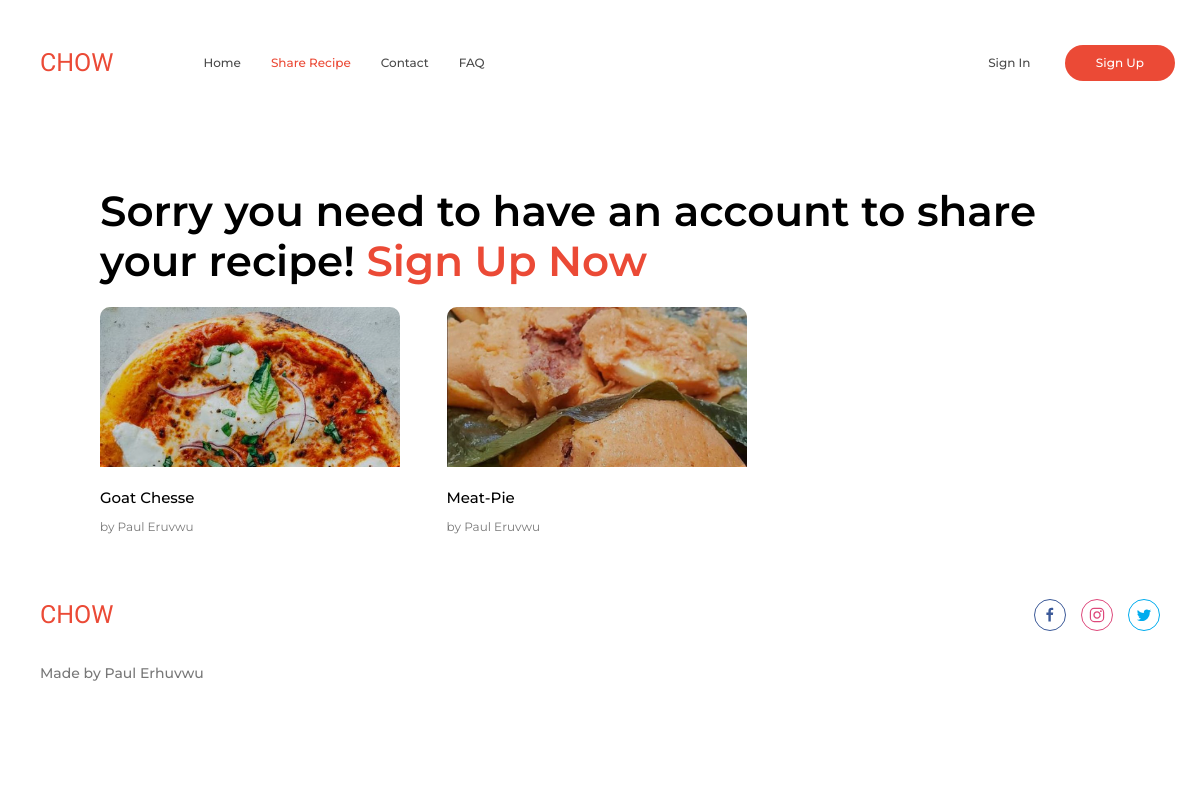
Screenshot of /recipe/share/ with the database file from the repository.
### recipe/models.py (models this page shows, shortened)
class Recipe(models.Model):
    name = models.CharField(max_length=100)
    image = models.ImageField(upload_to='recipe/recipes/')
    description = models.TextField()
    tags = models.CharField(max_length=100)
    author = models.ForeignKey(User, on_delete=models.CASCADE)  # Add author field

### recipe/views.py (the view)
# urls.py: path('share/', share, name='share'),
@csrf_exempt
def share(request):
    if request.method == 'POST':
        name = request.POST.get('recipeName')
        description = request.POST.get('recipeDescription')
        tags = request.POST.getlist('recipeTags')
        image = request.FILES.get('profilePicture')
        recipe = Recipe.objects.create(
            name=name,
            description=description,
            tags=', '.join(tags),
            image=image,
            author=request.user
        )
        step_descriptions = [request.POST[key] for key in request.POST.keys() if key.startswith('recipeProcedure')]
        for order, description in enumerate(step_descriptions, start=1):
            Step.objects.create(recipe=recipe, description=description, order=order)
        ingredient_names = [request.POST[key] for key in request.POST.keys() if key.startswith('recipeIngredient')]
        for order, name in enumerate(ingredient_names, start=1):
            Ingredient.objects.create(recipe=recipe, name=name, order=order)
        return redirect('home')
    else:
        recipes = Recipe.objects.all()
        return render(request, 'recipe/share.html', {'recipes': recipes})

### recipe/templates/recipe/share.html (shortened to what this page needs)
{% load static %}
<!DOCTYPE html>
<html lang="en">
    <head>
        <link rel="stylesheet" href="{% static 'css/main.css' %}" />
      </head>
<body>
    <nav class="uk-navbar-container uk-letter-spacing-small">
        <div class="uk-container">
          <div class="uk-position-z-index" data-uk-navbar>
            <div class="uk-navbar-left">
              <a class="uk-navbar-item uk-logo" href="#">CHOW</a>
              <ul class="uk-navbar-nav uk-visible@m uk-margin-large-left">
                <li ><a href="{% url 'home' %}">Home</a></li>
                <li class="uk-active"><a href="{% url 'share' %}">Share Recipe</a></li>
                <li ><a href="{% url 'contact' %}">Contact</a></li>
                <li ><a href="{% url 'faq' %}">FAQ</a></li>
              </ul>
            </div>
            <div class="uk-navbar-right">
              <div class="profile-picture">
                {% if user.is_authenticated %}
                    <div class="uk-width-auto uk-first-column">
                      <a href="{% url 'manage' %}" data-uk-tooltip="title: Personal Details"><svg xmlns="http://www.w3.org/2000/svg"  viewBox="0 0 448 512" height="25px" width="30px" fill="#eb4a36"><path d="M304 128a80 80 0 1 0 -160 0 80 80 0 1 0 160 0zM96 128a128 128 0 1 1 256 0A128 128 0 1 1 96 128zM49.3 464H398.7c-8.9-63.3-63.3-112-129-112H178.3c-65.7 0-120.1 48.7-129 112zM0 482.3C0 383.8 79.8 304 178.3 304h91.4C368.2 304 448 383.8 448 482.3c0 16.4-13.3 29.7-29.7 29.7H29.7C13.3 512 0 498.7 0 482.3z"/></svg>
                      </a>                  </div>
                    <div class="uk-margin-left">
                        <a class="uk-text-small uk-text-primary" href="{% url 'logout' %}">Logout</a>
                    </div>
                {% else %}
                    <div class="uk-margin-left" style="margin-left: 0px !important;">
                        <a class="uk-button" href="{% url 'signin' %}">Sign In</a>
                        <a class="uk-button uk-button-primary" href="{% url 'signup' %}">Sign Up</a>
                    </div>
                {% endif %}
              </div>
            </div>
          </div>
        </div>
      </nav>
      <div class="uk-section uk-section-default">
        <div class="uk-container uk-container-small">
          <div class="uk-grid-large" data-uk-grid>
            <div class="uk-width-expand@m">
              <div class="uk-article">
                {% if user.is_authenticated %}
                <form id="recipeForm" class="uk-form-stacked" method="post" enctype="multipart/form-data">
                  {% csrf_token %}
                  <fieldset class="uk-fieldset">
                    <legend class="uk-legend">Add Recipe Details</legend>
                    <div class="uk-margin">
                      <label class="uk-form-label" for="recipeName">Recipe Name</label>
                      <div class="uk-form-controls">
                        <input class="uk-input" type="text" id="recipeName" name="recipeName" placeholder="Enter recipe name" required>
                      </div>
                    </div>
                    <div class="uk-margin">
                        <label class="uk-form-label" for="profilePicture">Meal Picture</label>
                        <div class="uk-form-controls">
                            <input class="uk-input" type="file" id="profilePicture" name="profilePicture" accept="image/*" required>
                        </div>
                    </div>
                    <div class="uk-margin">
                      <label class="uk-form-label" for="recipeDescription">Recipe Description</label>
                      <div class="uk-form-controls">
                        <textarea class="uk-textarea" id="recipeDescription" name="recipeDescription" rows="5" required placeholder="Enter recipe description" maxlength="800" minlength="100"></textarea>
                      </div>
                    </div>
                    <div id="ingredientContainer">
                      <button class="uk-button uk-button-primary" type="button" name="recipeIngredient" onclick="addIngredient()">Add Ingredient</button>
                    </div>
                  <br>
                    <div id="stepContainer">
                      <button class="uk-button uk-button-primary" type="button" name="recipeProcedure" onclick="addStep()">Add Step</button>
                    </div>
                    <div class="uk-margin">
                        <label class="uk-form-label">Tags</label>
                        <div class="uk-form-controls">
                            <div class="checkbox-group">
                                <label><input class="uk-checkbox" type="checkbox" name="recipeTags" value="Breakfast and Brunch" > Breakfast and Brunch</label>
                                <label><input class="uk-checkbox" type="checkbox" name="recipeTags" value="Lunch"> Lunch</label>
                                <label><input class="uk-checkbox" type="checkbox" name="recipeTags" value="Dinner"> Dinner</label>
                                <label><input class="uk-checkbox" type="checkbox" name="recipeTags" value="Desserts"> Desserts</label>
                                <label><input class="uk-checkbox" type="checkbox" name="recipeTags" value="Snack"> Snacks</label>
                                <label><input class="uk-checkbox" type="checkbox" name="recipeTags" value="Diabetic"> Diabetic</label>
                                <label><input class="uk-checkbox" type="checkbox" name="recipeTags" value="High Fiber"> High Fiber</label>
                                <label><input class="uk-checkbox" type="checkbox" name="recipeTags" value="Low Calorie"> Low Calorie</label>
                                <label><input class="uk-checkbox" type="checkbox" name="recipeTags" value="Nigerian"> Nigerian</label>
                                <label><input class="uk-checkbox" type="checkbox" name="recipeTags" value="Indian"> Indian</label>
                                <label><input class="uk-checkbox" type="checkbox" name="recipeTags" value="Italian"> Italian</label>
                                <label><input class="uk-checkbox" type="checkbox" name="recipeTags" value="Mexican"> Mexican</label>
                                <label><input class="uk-checkbox" type="checkbox" name="recipeTags" value="Birthday"> Birthday</label>
                                <label><input class="uk-checkbox" type="checkbox" name="recipeTags" value="Easter"> Easter</label>
                                <label><input class="uk-checkbox" type="checkbox" name="recipeTags" value="Wedding"> Wedding</label>
                                <label><input class="uk-checkbox" type="checkbox" name="recipeTags" value="Christmas"> Christmas</label>
                            </div>
                        </div>
                    </div>
                    <div class="uk-margin">
                      <button class="uk-button uk-button-primary" type="submit" id="submitBtn">Submit</button>
                    </div>
                  </fieldset>
                </form>
                {% else %}
                <div class="uk-width-auto">
                  <h1>
                    Sorry you need to have an account to share your recipe! <span class="sng"> <a style="color: #eb4a36;" href="{% url 'signup' %}" data-uk-toggle>Sign Up Now
                    </a>
                    </span>
                  </h1>
                </div>
                <div class="uk-child-width-1-2 uk-child-width-1-3@s" data-uk-grid>
                  {% for recipe in recipes|slice:":6" %}
                  <div>
                    <div class="uk-card">
                      <div class="uk-card-media-top uk-inline uk-light" style="height: 160px; overflow: hidden;">
                          <img class="uk-border-rounded-medium" src="{{ MEDIA_URL }}{{ recipe.image.url }}" alt="{{ recipe.name }}" style="width: 300px; height: auto; object-fit: cover;">
                          <div class="uk-position-cover uk-card-overlay uk-border-rounded-medium"></div>
                      </div>
                      <div>
                        <a href="{% url 'recipe_detail' recipe_name=recipe.name %}"><h3 class="uk-card-title uk-text-500 uk-margin-small-bottom uk-margin-top" style="text-transform: capitalize;">{{ recipe.name }}</h3></a>
                        <div class="uk-text-xsmall uk-text-muted" data-uk-grid>
                              <div class="uk-width-auto uk-text-left user-name">by <span style="text-transform: capitalize;">{{ recipe.author.first_name }} {{ recipe.author.last_name }}</span></div>
                          </div>
                      </div>
                  </div>
                  </div>
                  {% endfor %}
                </div>
                {% endif %}
            </div>
          </div>
        </div>
        </div>
      <footer class="uk-section uk-section-default">
        <div class="uk-container uk-text-secondary uk-text-500">
            <div class="uk-child-width-1-2@s" data-uk-grid>
                <div>
                    <a href="#" class="uk-logo">CHOW</a>
                </div>
                <div class="uk-flex uk-flex-middle uk-flex-right@s">
                    <div data-uk-grid class="uk-child-width-auto uk-grid-small">
                        <div>
                            <a href="https://www.facebook.com/" data-uk-icon="icon: facebook; ratio: 0.8" class="uk-icon-button facebook" target="_blank"></a>
                        </div>
                        <div>
                            <a href="https://www.instagram.com/" data-uk-icon="icon: instagram; ratio: 0.8" class="uk-icon-button instagram" target="_blank"></a>
                        </div>
                        <div>
                            <a href="#" data-uk-icon="icon: twitter; ratio: 0.8" class="uk-icon-button twitter" target="_blank"></a>
                        </div>
                    </div>
                </div>
            </div>
            <div class="uk-margin-medium-top uk-text-small uk-text-muted">
                <div>Made by <a class="uk-link-muted" target="_blank">Paul Erhuvwu</a></div>
            </div>
        </div>
    </footer>
</body>
</html>

### recipe/templates/recipe/share.html (style rules this page uses)
.profile-picture { display: flex; align-items: center; }
.profile-picture .uk-margin-left { margin-left: 10px; }

### rows the page displays
Recipe: image (picture), name "Goat Chesse", author.first_name "Paul", author.last_name "Eruvwu"
Recipe: image (picture), name "Meat-Pie", author.first_name "Paul", author.last_name "Eruvwu"
